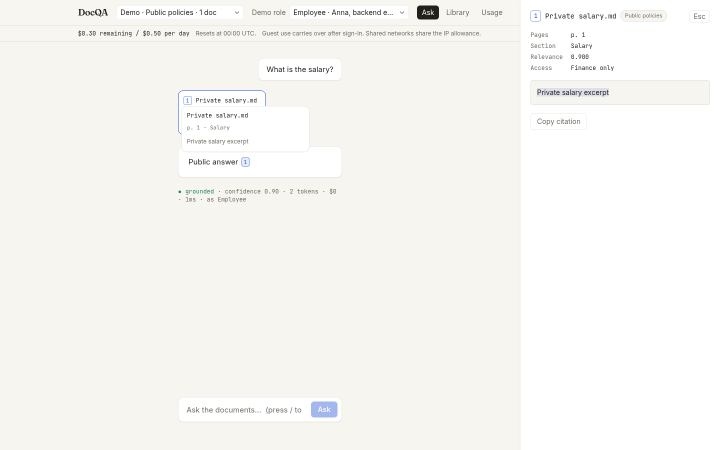
#> input picture audit/evidence/apple-design-2026-09-12/source-desktop-viewport.png, 1440 x 900 px (shown at 1/2 size); its folder holds only this picture in this run
$ python -i preprocess.py   (imports and definitions only)
#> lines starting #> are read from the running program, lines starting #| are printed output that depends on the picture; after the words box and inside, x2 and y2 are one past the last pixel; in counts of white or black regions, pixels touching at a corner belong together
"""Photo/scan normalisation before recognition — Pillow + NumPy only.

Steps (each recorded in ``Prepared.transform`` so boxes can be mapped back):
EXIF orientation → grayscale → shadow flattening (divide by a heavily blurred copy, which
removes the lighting gradient of a phone photo) → auto-contrast → deskew (projection
profile search, ±15°) → 2× upscale when the shorter side is under ``MIN_SIDE`` px.
Binarisation is left to the engine: Tesseract's own thresholding beats a global Otsu on
uneven photos.
"""

from dataclasses import dataclass

import numpy as np
from PIL import Image, ImageFilter, ImageOps

MIN_SIDE = 1500
NOISE_GRAIN = 1.0
MAX_SIDE = 4500
_SEARCH_DEG = 15.0
_COARSE_STEP = 1.0
_FINE_STEP = 0.1
_ANALYSIS_WIDTH = 800
_MIN_GAIN = 1.15
_MIN_PEAK = 1.3


@dataclass(frozen=True)
class Transform:
    exif_rotated: bool
    deskew_deg: float
    scale: float
    denoised: bool = False


@dataclass(frozen=True)
class Prepared:
    image: Image.Image
    transform: Transform


def _flatten_lighting(gray: Image.Image) -> Image.Image:
    radius = max(gray.width, gray.height) // 20 or 1
    background = gray.filter(ImageFilter.GaussianBlur(radius))
    fg = np.asarray(gray, dtype=np.float32)
    bg = np.asarray(background, dtype=np.float32)
    flattened = np.clip(fg / np.maximum(bg, 1.0) * 255.0, 0, 255).astype(np.uint8)
    return Image.fromarray(flattened, mode="L")


def background_noise(gray: Image.Image) -> float:
    """Grain estimate: mean absolute difference between the page and its 3×3 median on
    paper pixels (the brighter 70%). Smooth lighting gradients score ~0, scanner or
    sensor noise scores high; text edges are too few pixels to matter."""
    arr = np.asarray(gray, dtype=np.float32)
    if arr.size == 0:
        return 0.0
    median = np.asarray(gray.filter(ImageFilter.MedianFilter(3)), dtype=np.float32)
    paper = arr >= np.percentile(arr, 30)
    if not paper.any():
        return 0.0
    return float(np.abs(arr - median)[paper].mean())


def _projection_score(binary: np.ndarray) -> float:
    rows = binary.sum(axis=1, dtype=np.int64)
    return float(np.var(rows))


def _rotate_bool(binary: np.ndarray, angle: float) -> np.ndarray:
    img = Image.fromarray((binary * 255).astype(np.uint8), mode="L")
    rotated = img.rotate(angle, resample=Image.Resampling.BILINEAR, expand=False, fillcolor=0)
    return np.asarray(rotated) > 127


def estimate_skew(gray: Image.Image) -> float:
    """Angle (degrees, counter-clockwise positive) that maximises row-profile variance."""
    if gray.width > _ANALYSIS_WIDTH:
        ratio = _ANALYSIS_WIDTH / gray.width
        gray = gray.resize((_ANALYSIS_WIDTH, max(1, int(gray.height * ratio))))
    arr = np.asarray(gray, dtype=np.uint8)
    # drop the outer 3%: lighting flattening leaves artefacts along the border
    mx, my = max(1, arr.shape[1] // 33), max(1, arr.shape[0] // 33)
    arr = arr[my:-my, mx:-mx]
    if arr.size == 0:
        return 0.0
    threshold = int(np.mean(arr)) - 20
    ink = arr < threshold
    ink_fraction = float(ink.mean())
    # no text-like ink (blank page, photo of a gradient) or a mostly dark image: no skew
    if ink_fraction < 0.002 or ink_fraction > 0.4:
        return 0.0

    def best(candidates: list[float]) -> tuple[float, float]:
        scores = [(_projection_score(_rotate_bool(ink, a)), a) for a in candidates]
        return max(scores)

    coarse = [a * _COARSE_STEP for a in range(int(-_SEARCH_DEG), int(_SEARCH_DEG) + 1)]
    coarse_scores = sorted(_projection_score(_rotate_bool(ink, a)) for a in coarse)
    _, centre = best(coarse)
    fine = [centre + i * _FINE_STEP for i in range(-10, 11)]
    score, angle = best(fine)
    # aligned text lines make the row profile sharply spikier than at any other angle;
    # a gain that is flat against the unrotated image or the typical angle is noise
    # a gradient/stripe artefact ramps smoothly with the angle; real text peaks sharply,
    # so compare with the upper quartile rather than the median
    typical = coarse_scores[(len(coarse_scores) * 3) // 4]
    if score < max(_projection_score(ink) * _MIN_GAIN, typical * _MIN_PEAK):
        return 0.0
    return round(angle, 2)


def prepare(image: Image.Image, *, deskew: bool = True) -> Prepared:
    exif_rotated = False
    transposed = ImageOps.exif_transpose(image)
    if transposed is not None and transposed.size != image.size:
        exif_rotated = True
    image = transposed or image
    # Bound arrays and filter work before allocating float32 copies of large scans.
    initial_scale = min(1.0, MAX_SIDE / max(image.size))
    gray = image.convert("L")
    if initial_scale < 1.0:
        gray = gray.resize(
            (max(1, int(gray.width * initial_scale)), max(1, int(gray.height * initial_scale))),
            resample=Image.Resampling.LANCZOS,
        )
    denoised = False
    if background_noise(gray) > NOISE_GRAIN:
        # measured on the raw scan, before flattening hides it: a 3×3 median removes
        # grain without eating 10 pt strokes at 200 dpi
        gray = gray.filter(ImageFilter.MedianFilter(3))
        denoised = True
    gray = _flatten_lighting(gray)
    gray = ImageOps.autocontrast(gray, cutoff=1)

    angle = estimate_skew(gray) if deskew else 0.0
    if abs(angle) >= 0.2:
        gray = gray.rotate(angle, resample=Image.Resampling.BICUBIC, expand=True, fillcolor=255)
    else:
        angle = 0.0

    scale = 1.0
    shorter = min(gray.width, gray.height)
    if shorter < MIN_SIDE:
        scale = min(2.0, MAX_SIDE / max(gray.width, gray.height))
        if scale > 1.0:
            gray = gray.resize(
                (int(gray.width * scale), int(gray.height * scale)),
                resample=Image.Resampling.LANCZOS,
            )
        else:
            scale = 1.0
    gray.info = dict(image.info)  # metadata survives (the stub provider reads it)
    return Prepared(
        image=gray, transform=Transform(exif_rotated, angle, initial_scale * scale, denoised)
    )

>>> from PIL import Image
>>> picture = Image.open('../../../audit/evidence/apple-design-2026-09-12/source-desktop-viewport.png')
#> picture is the input picture: PIL image 1440x900 RGB; mean R, G, B 247.8, 246.6, 243.3
>>> result = prepare(picture)
#> in background_noise, `paper = arr >= np.percentile(arr, 30)`:
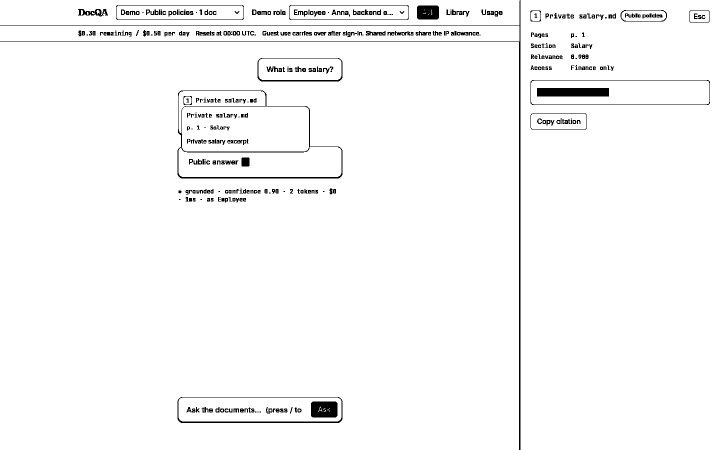
#> paper: shape (900, 1440) bool (shown at 1/2 size); 97.4% white; 398 black regions (56 under 20 px), largest, box (x1, y1, x2, y2) and area: (0, 0, 1041, 900) 4693, (355, 181, 685, 357) 2679, (1074, 176, 1218, 193) 2448
#> in _flatten_lighting, `radius = max(gray.width, gray.height) // 20 or 1`: radius = 72
#> in estimate_skew, `arr = arr[my:-my, mx:-mx]`:
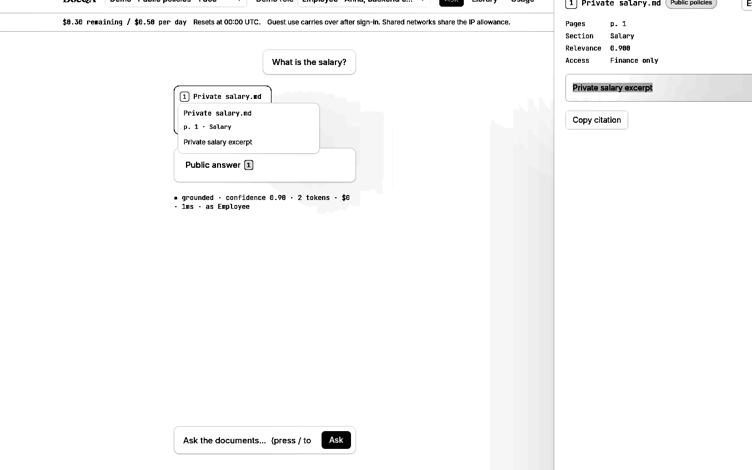
#> arr: shape (470, 752); min 0, max 255, mean 249.9
#> in estimate_skew, `threshold = int(np.mean(arr)) - 20`: threshold = 229
#> in estimate_skew, `ink = arr < threshold`:
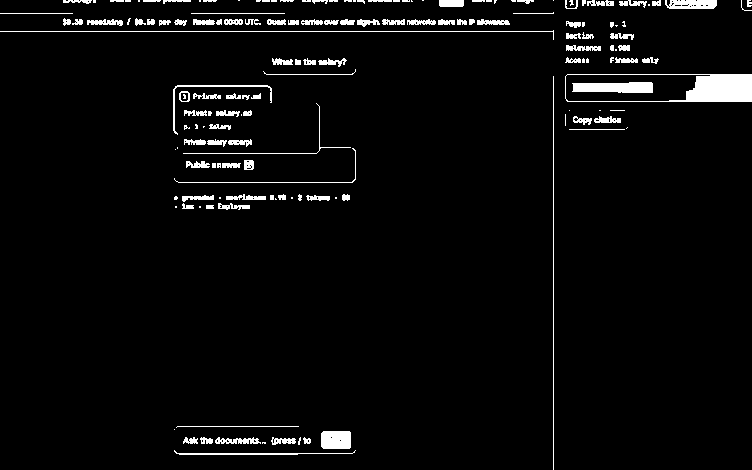
#> ink: shape (470, 752) bool; 3.7% white; 160 white regions (56 under 20 px), largest, box (x1, y1, x2, y2) and area: (565, 74, 752, 102) 1975, (572, 82, 653, 93) 779, (0, 30, 554, 40) 563
#> in estimate_skew, `ink_fraction = float(ink.mean())`: ink_fraction = 0.0369
#> in _projection_score, `rows = binary.sum(axis=1, dtype=np.int64)`: rows = 470 values, max 87 at index 184, min 1 at index 198, mean 22.5
#> call 4 of _rotate_bool, with angle = -12
#> in _rotate_bool (call 4), `rotated = img.rotate(angle, resample=Image.Resampling.BILINEAR, expand..`:
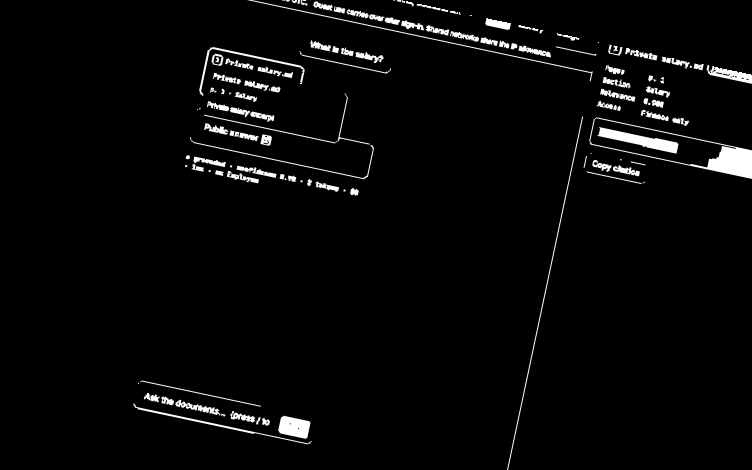
#> rotated: PIL image 752x470 L; min 0, max 255, mean 7.8
#> in _rotate_bool (call 17), `return np.asarray(rotated) > 127`:
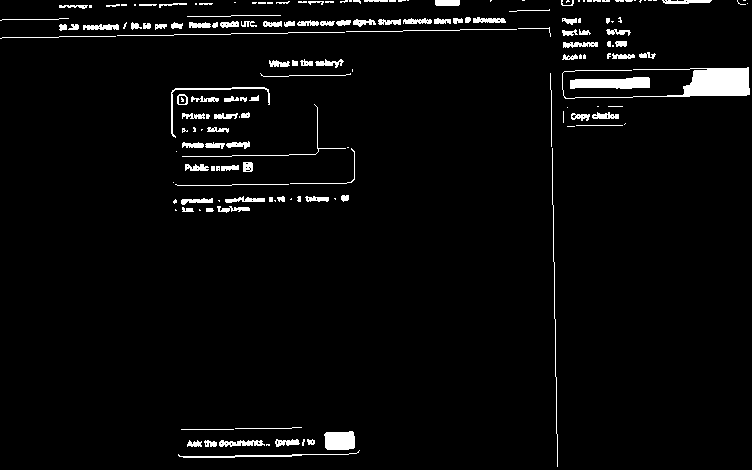
#> returned value: shape (470, 752) bool; 3.5% white; 171 white regions (68 under 20 px), largest, box (x1, y1, x2, y2) and area: (562, 67, 750, 99) 1971, (570, 77, 650, 89) 774, (324, 431, 355, 450) 531
#> in _rotate_bool (call 18), `return np.asarray(rotated) > 127`:
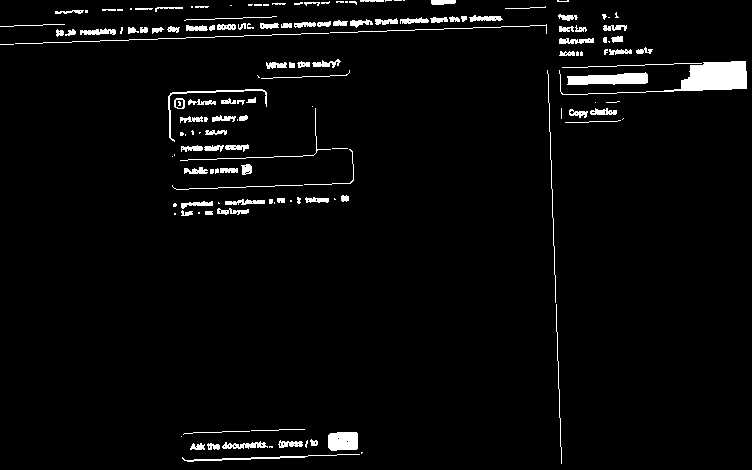
#> returned value: shape (470, 752) bool; 3.4% white; 154 white regions (56 under 20 px), largest, box (x1, y1, x2, y2) and area: (559, 61, 747, 95) 1831, (567, 72, 648, 85) 778, (328, 432, 358, 451) 527
#> in _rotate_bool (call 19), `rotated = img.rotate(angle, resample=Image.Resampling.BILINEAR, expand..`:
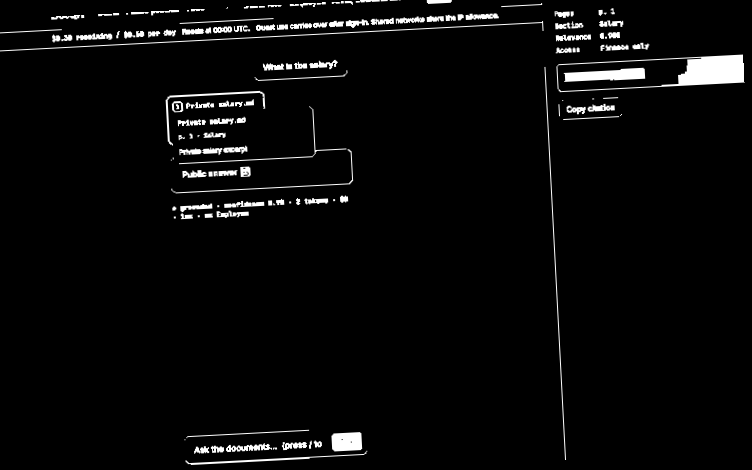
#> rotated: PIL image 752x470 L; min 0, max 255, mean 8.6
#> in estimate_skew, `coarse_scores = sorted(_projection_score(_rotate_bool(ink, a)) for a i..`: coarse_scores = 31 values from 548.3 to 4043.2
#> in best, `scores = [(_projection_score(_rotate_bool(ink, a)), a) for a in candid..`: scores = 31 pairs, first value 548.3 to 4043.2, second value -15 to 15
#> in estimate_skew, `_, centre = best(coarse)`: centre = 0
#> in estimate_skew, `fine = [centre + i * _FINE_STEP for i in range(-10, 11)]`: fine = [-1, -0.9, -0.8, -0.7, -0.6, -0.5, -0.4, -0.3, -0.2, -0.1, 0, 0.1, 0.2, 0.3, 0.4, 0.5, 0.6, 0.7, 0.8, 0.9, 1]
#> in estimate_skew, `score, angle = best(fine)`: score = 4043.2; angle = 0
#> in estimate_skew, `typical = coarse_scores[(len(coarse_scores) * 3) // 4]`: typical = 1348.4
#> in prepare, `angle = estimate_skew(gray) if deskew else 0.0`: angle = 0
#> in prepare, `gray.info = dict(image.info)`: gray.info = 0 items
